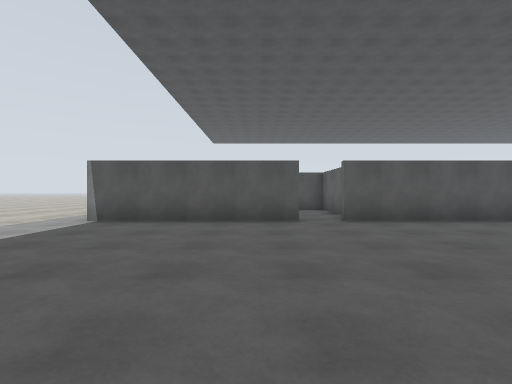
view 1 (above)

15 first-person views from a walk through a world built for the Gazebo simulator. The camera is 1.2 m above the floor, looks level and sees 85° across. The floor is counted in squares, 2 m on a side. Each view is taken from the middle of a square. On the plan, view 1 faces up. The plan holds only what a view shows up to about 9 squares ahead; the rest is blank. The place goes on beyond the plan. The robots in the file are not drawn.

view 2
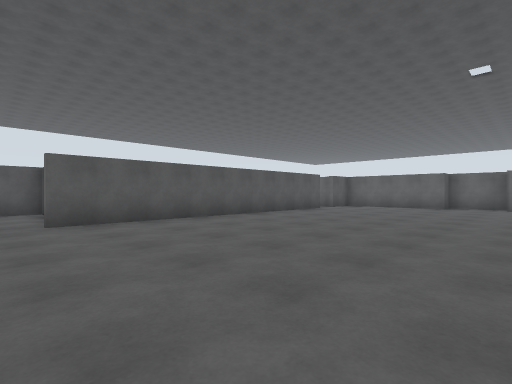

view 3
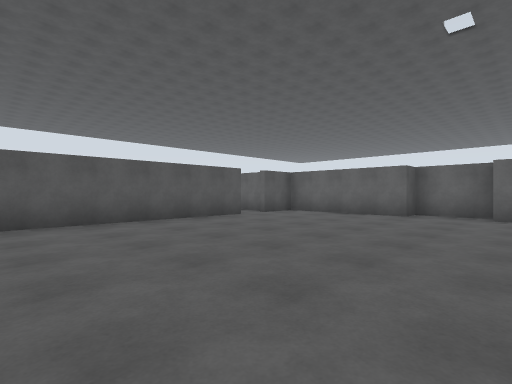

view 4
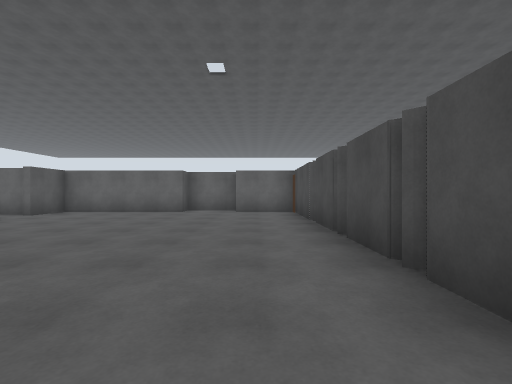

view 5
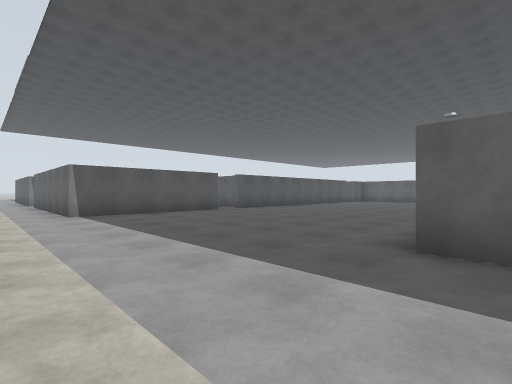

view 6
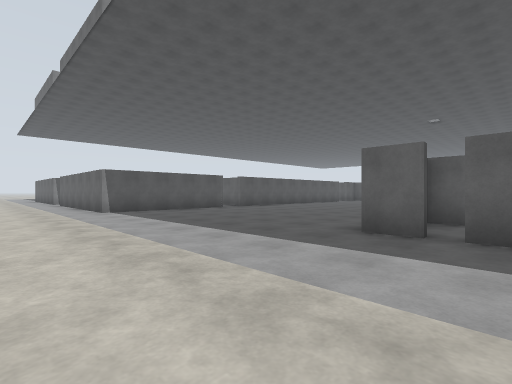

view 7
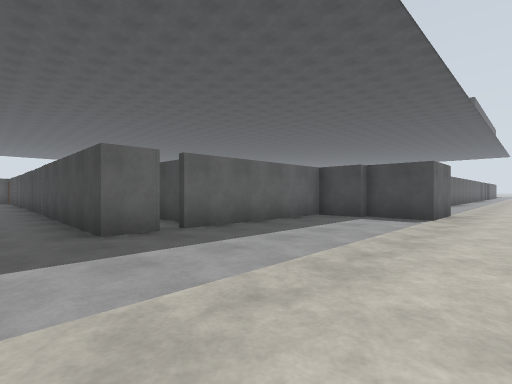

view 8
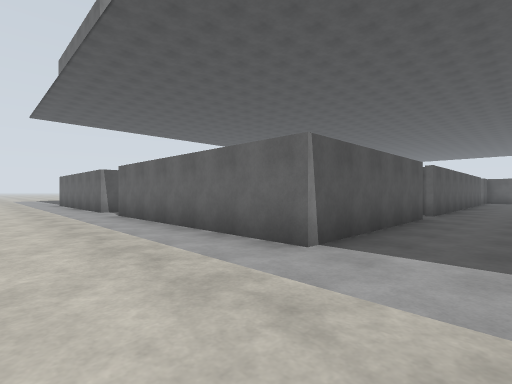

view 9
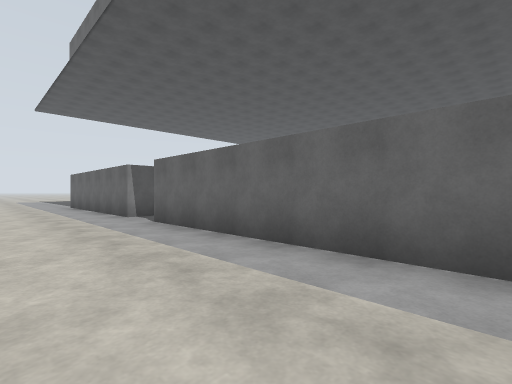

view 10
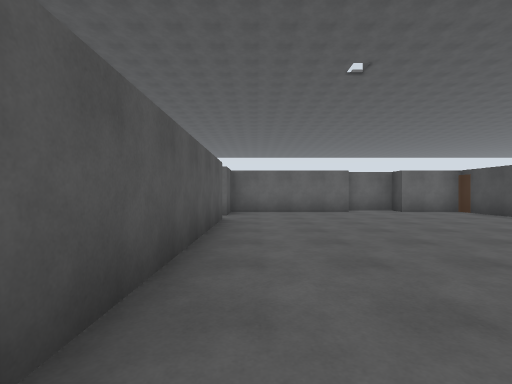

view 11
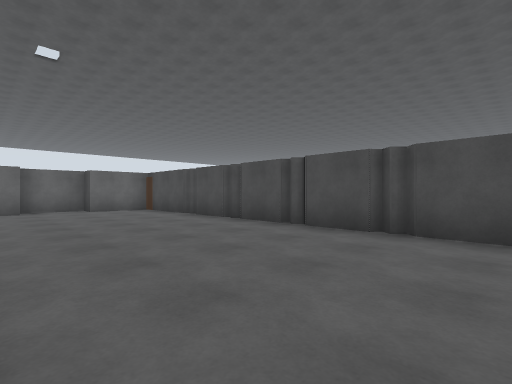

view 12
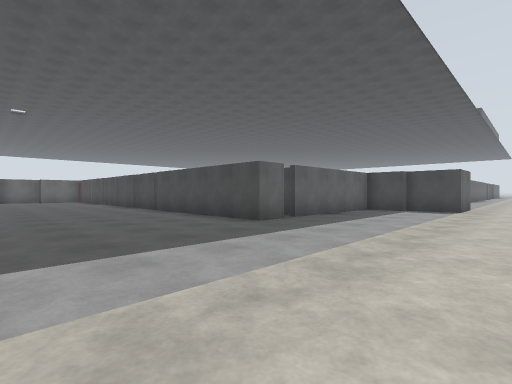

view 13
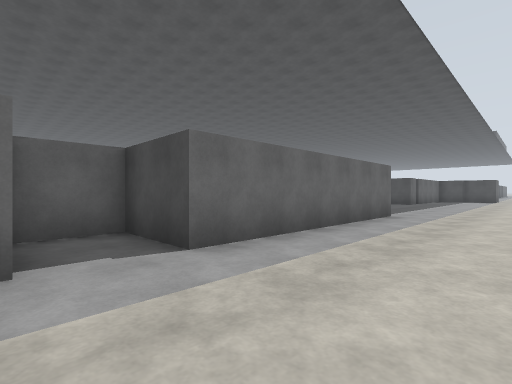

view 14
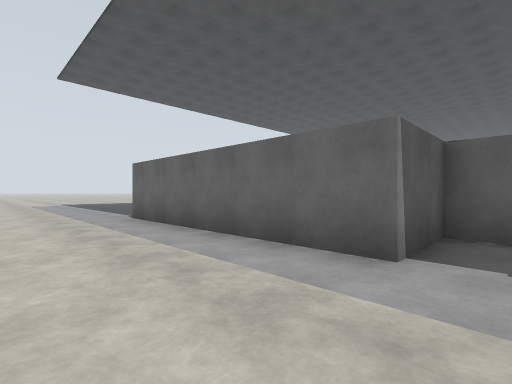

view 15
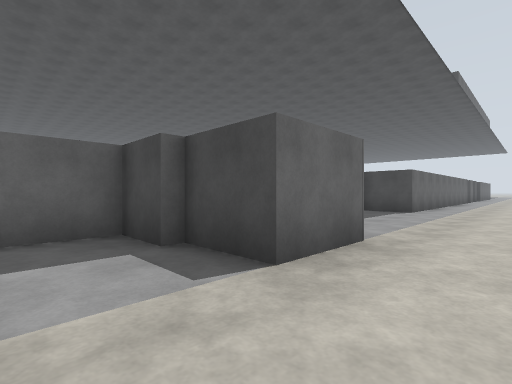

### Floor plan
Points are (right, up) in squares from view 1. A wall is a line through its corners. A room is listed if a view was taken in it or the views show most of it. See-through windows are left out.
Room 1 (views 1, 2, 3, 4, 5, 6, 7, 8, 9, 10, 11, 12, 13, 14, 15)
walls: (0.9, 5.7) (-3.5, 5.7) (-3.5, 11.4) (-1.9, 11.4) (-1.9, 12.8) (-3.5, 12.8) (-3.5, 15.5); (-1.9, -2) (-1.9, -1.2) (11.2, -1.2); (10.2, 5.7) (1.8, 5.7); (-3.1, -6.4) (-1.9, -6.4) (-1.9, -2.4); (12.4, -0.5) (12.4, 0.6) (13, 0.6) (13, 2.2) (12.4, 2.2) (12.4, 5.7) (11.1, 5.7); (-4.5, -8.4) (-4.5, -6.7) (-3, -6.7)
ways out: opening at (-5.5, -8)

Where each view was taken, in squares from view 1:
view 1: 0 up, 0 right, facing up
view 2: 0 up, 1 right, facing up-right
view 3: 0 up, 5 right, facing up-right
view 4: 0 up, 4 right, facing right
view 5: 2 down, 5 left, facing up-right
view 6: 3 down, 6 left, facing up-right
view 7: 0 up, 6 left, facing down-right
view 8: 4 up, 6 left, facing up-right
view 9: 6 up, 6 left, facing up-right
view 10: 5 up, 4 right, facing right
view 11: 3 up, 3 right, facing down-right
view 12: 3 up, 6 left, facing down-right
view 13: 13 up, 6 left, facing down-right
view 14: 12 up, 6 left, facing up-right
view 15: 5 down, 6 left, facing down-right
